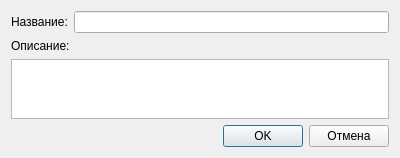
<?xml version="1.0" encoding="UTF-8"?>
<ui version="4.0">
 <class>SectionEditDialog</class>
 <widget class="QDialog" name="SectionEditDialog">
  <property name="geometry">
   <rect>
    <x>0</x>
    <y>0</y>
    <width>400</width>
    <height>156</height>
   </rect>
  </property>
  <property name="sizePolicy">
   <sizepolicy hsizetype="Fixed" vsizetype="Fixed">
    <horstretch>0</horstretch>
    <verstretch>0</verstretch>
   </sizepolicy>
  </property>
  <property name="windowTitle">
   <string/>
  </property>
  <layout class="QVBoxLayout" name="verticalLayout">
   <item>
    <layout class="QHBoxLayout" name="horizontalLayout_2">
     <item>
      <widget class="QLabel" name="nameL">
       <property name="text">
        <string>Название:</string>
       </property>
      </widget>
     </item>
     <item>
      <widget class="QLineEdit" name="nameLE"/>
     </item>
    </layout>
   </item>
   <item>
    <widget class="QLabel" name="descriptionL">
     <property name="text">
      <string>Описание:</string>
     </property>
    </widget>
   </item>
   <item>
    <widget class="QTextEdit" name="descriptionTE">
     <property name="maximumSize">
      <size>
       <width>16777215</width>
       <height>60</height>
      </size>
     </property>
     <property name="readOnly">
      <bool>false</bool>
     </property>
    </widget>
   </item>
   <item>
    <layout class="QHBoxLayout" name="horizontalLayout">
     <item>
      <spacer name="horizontalSpacer">
       <property name="orientation">
        <enum>Qt::Horizontal</enum>
       </property>
       <property name="sizeHint" stdset="0">
        <size>
         <width>40</width>
         <height>20</height>
        </size>
       </property>
      </spacer>
     </item>
     <item>
      <widget class="QPushButton" name="okPB">
       <property name="text">
        <string>OK</string>
       </property>
      </widget>
     </item>
     <item>
      <widget class="QPushButton" name="cancelPB">
       <property name="text">
        <string>Отмена</string>
       </property>
      </widget>
     </item>
    </layout>
   </item>
  </layout>
 </widget>
 <resources/>
 <connections>
  <connection>
   <sender>okPB</sender>
   <signal>clicked()</signal>
   <receiver>SectionEditDialog</receiver>
   <slot>okPB_clicked()</slot>
   <hints>
    <hint type="sourcelabel">
     <x>271</x>
     <y>134</y>
    </hint>
    <hint type="destinationlabel">
     <x>199</x>
     <y>77</y>
    </hint>
   </hints>
  </connection>
  <connection>
   <sender>cancelPB</sender>
   <signal>clicked()</signal>
   <receiver>SectionEditDialog</receiver>
   <slot>reject()</slot>
   <hints>
    <hint type="sourcelabel">
     <x>352</x>
     <y>134</y>
    </hint>
    <hint type="destinationlabel">
     <x>199</x>
     <y>77</y>
    </hint>
   </hints>
  </connection>
 </connections>
 <slots>
  <slot>okPB_clicked()</slot>
 </slots>
</ui>
